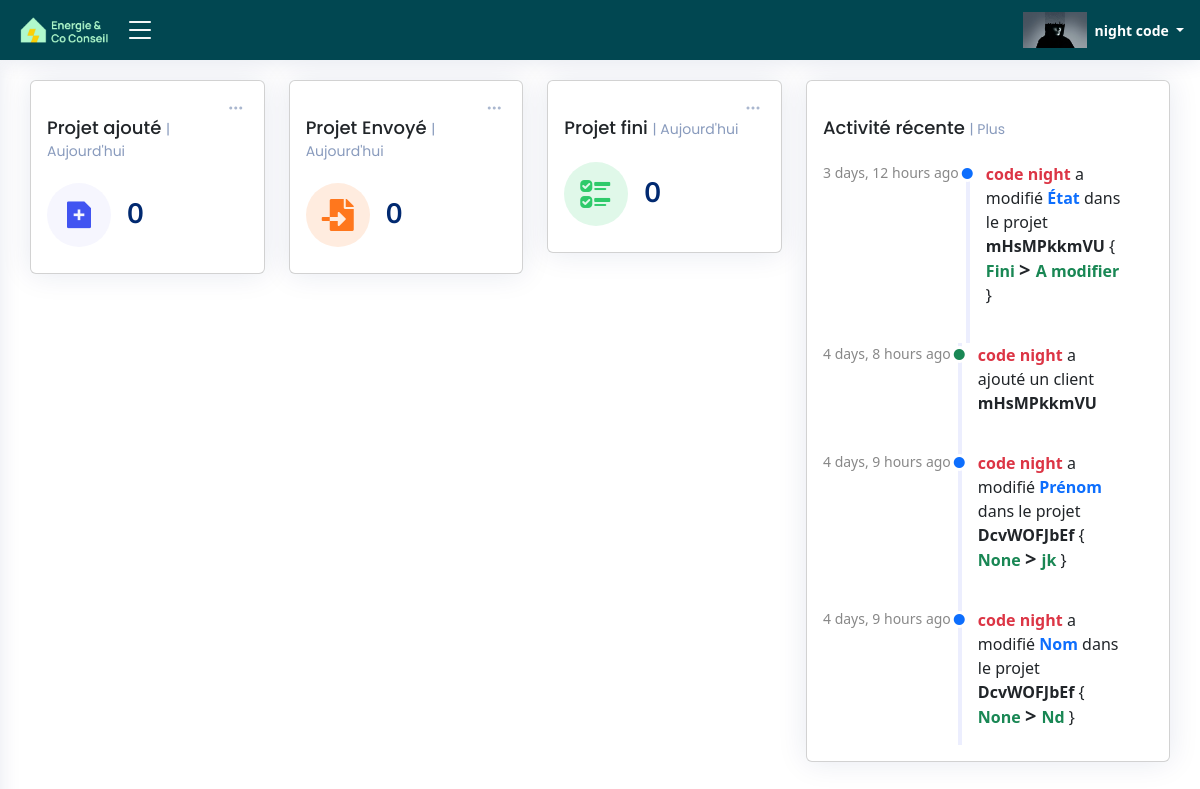
Before: /be_home_page/ (signed in) with the older database file.
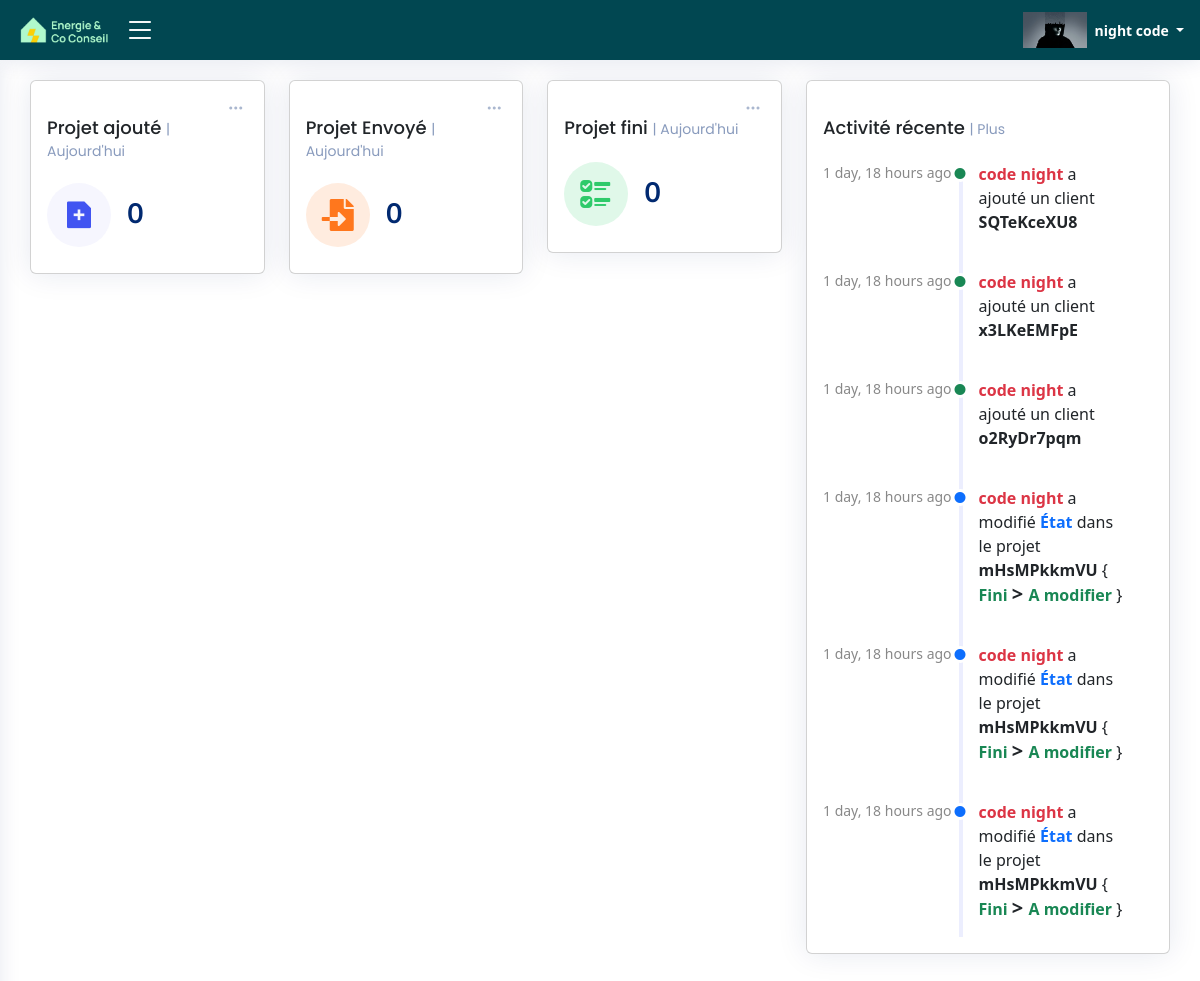
After: the same page with the newer database file.
### ERapp/models.py (models this page shows, shortened)
class Activities_be(models.Model):
    Activity_id = models.CharField(max_length=255,blank=True)
    Activity_user = models.CharField(max_length=255,blank=True)
    Activity_user_email = models.CharField(max_length=255,blank=True)
    Activity_table = models.CharField(max_length=255,blank=True)
    Activity_date = models.DateTimeField(default=timezone.now)
    Activity_project_id = models.CharField(max_length=255,blank=True)
    Activity_name = models.CharField(max_length=255,blank=True)
    Activity_before = models.CharField(max_length=255,blank=True)
    Activity_after = models.CharField(max_length=255,blank=True)
    Activity_add = models.BooleanField(default=False)
    Activity_add_2 = models.BooleanField(default=False)
    Activity_edit = models.BooleanField(default=False)
    Activity_delete = models.BooleanField(default=False)
    Activity_add_client = models.BooleanField(default=False)
    Activity_be = models.BooleanField(default=False)

### ERapp/views.py (the view)
@login_required
def BE_home_page(request):
    user_=request.user
    data = TableData001.objects.all()
    activities_audit = Activities_be.objects.order_by("-Activity_date")[:6]
    today = timezone.now()
    first_day_of_year = date(today.year, 1, 1)
    first_day_of_month = date(today.year, today.month, 1)
    client_count_added_today = TableData001.objects.filter(creation_time__date=today,bureau_d_etude=user_.com_name).count()
    client_count_added_month = TableData001.objects.filter(creation_time__range=(first_day_of_month, timezone.now()),bureau_d_etude=user_.com_name).count()
    client_count_added_year= TableData001.objects.filter(creation_time__range=(first_day_of_year, timezone.now()),bureau_d_etude=user_.com_name).count()
    client_count_envoye_today = TableData001.objects.filter(Envoye_time__date=today,bureau_d_etude=user_.com_name).count()
    client_count_envoye_month = TableData001.objects.filter(Envoye_time__range=(first_day_of_month, timezone.now()),bureau_d_etude=user_.com_name).count()
    client_count_envoye_year= TableData001.objects.filter(Envoye_time__range=(first_day_of_year, timezone.now()),bureau_d_etude=user_.com_name).count()
    client_count_fini_today = TableData001.objects.filter(fini_time__date=today,bureau_d_etude=user_.com_name).count()
    client_count_fini_month = TableData001.objects.filter(fini_time__range=(first_day_of_month, timezone.now()),bureau_d_etude=user_.com_name).count()
    client_count_fini_year= TableData001.objects.filter(fini_time__range=(first_day_of_year, timezone.now()),bureau_d_etude=user_.com_name).count()
    return render(request, 'html/BE_home_page.html', {'data':data,
                                                        'activities_audit':activities_audit,
                                                        'client_count_added_today':client_count_added_today,
                                                        'client_count_added_month':client_count_added_month,
                                                        'client_count_added_year':client_count_added_year,
                                                        'client_count_envoye_today':client_count_envoye_today,
                                                        'client_count_envoye_month':client_count_envoye_month,
                                                        'client_count_envoye_year':client_count_envoye_year,
                                                        'client_count_fini_today':client_count_fini_today,
                                                        'client_count_fini_month':client_count_fini_month,
                                                        'client_count_fini_year':client_count_fini_year})

### ERapp/templates/html/BE_home_page.html (shortened to what the changed rows need)
{% load static %}
{% load l10n %}
{% load humanize %}
<!DOCTYPE html>
<html lang="fr">
<head>
  <link rel="stylesheet" href="https://cdnjs.cloudflare.com/ajax/libs/font-awesome/5.15.3/css/all.min.css">
  <link href="{% static 'css/style.css' %}" rel="stylesheet" type="text/css">
  <link href="{% static 'vendor/bootstrap/css/bootstrap.min.css' %}" rel="stylesheet">
  <link href="{% static 'vendor/bootstrap-icons/bootstrap-icons.css' %}" rel="stylesheet">
  <link href="{% static 'vendor/boxicons/css/boxicons.min.css' %}" rel="stylesheet">
  <link href="{% static 'vendor/quill/quill.snow.css' %}" rel="stylesheet">
  <link href="{% static 'vendor/quill/quill.bubble.css' %}" rel="stylesheet">
  <link href="{% static 'vendor/remixicon/remixicon.css' %}" rel="stylesheet">
  <link href="{% static 'vendor/simple-datatables/style.css' %}" rel="stylesheet">
</head>
<body onload="load()">
  {% if user.is_authenticated  and "ai" in user.role %}
  <main id="main" class="main">
    <section class="section dashboard">
        <div class="row">
          <div class="col-lg-4">
            <div class="card">
              <div class="card-body">
                <div class="activity">
                  {% for A_AU in activities_audit %}
                    {% if A_AU.Activity_edit %}
                      <div class="activity-item d-flex">
                        <div class="activite-label">{{A_AU.Activity_date|naturaltime}}</div>
                        <i class="bi bi-circle-fill activity-badge text-primary align-self-start"></i>
                        <div class="activity-content">
                          <p class="Activities_audit_p"><b  class="fw-bold text-danger">{{A_AU.Activity_user}}</b> a modifié <b class="fw-bold text-primary">{{A_AU.Activity_name}}</b> dans le projet <b class="fw-bold text-dark">{{A_AU.Activity_project_id}}</b> { <b class="fw-bold text-success ">{{A_AU.Activity_before}}</b> <b class="fw-bold text-dark h5"> &gt </b> <b class="fw-bold text-success ">{{A_AU.Activity_after}}</b> } </p>
                        </div>
                      </div>
                    {% endif %}
                    {% if A_AU.Activity_add_client %}
                      <div class="activity-item d-flex">
                        <div class="activite-label">{{A_AU.Activity_date|naturaltime}}</div>
                        <i class="bi bi-circle-fill activity-badge text-success align-self-start"></i>
                        <div class="activity-content">
                          <p class="Activities_audit_p"><b class=" text-danger">{{A_AU.Activity_user}}</b> a ajouté un client  <b class="fw-bold text-dark">{{A_AU.Activity_project_id}}</b></p>
                        </div>
                      </div>
                    {% endif %}
                  {% endfor %}
                </div>
              </div>
            </div>
          </div>
        </div>
    </section>
  </main>
  {% else %}
  <script>
    window.location.href = "{% url 'not_logged_in' %}";
  </script>
  {% endif %}
</body>
</html>

Changed rows visible on the page:
no longer on this page (row unchanged): Activities_be: Activity_date "3 days, 12 hours ago", Activity_user "code night", Activity_name "État", Activity_project_id "mHsMPkkmVU", Activity_before "Fini", Activity_after "A modifier"
no longer on this page (row unchanged): Activities_be: Activity_date "4 days, 8 hours ago", Activity_user "code night", Activity_project_id "mHsMPkkmVU"
no longer on this page (row unchanged): Activities_be: Activity_date "4 days, 9 hours ago", Activity_user "code night", Activity_name "Prénom", Activity_project_id "DcvWOFJbEf", Activity_before "None", Activity_after "jk"
no longer on this page (row unchanged): Activities_be: Activity_date "4 days, 9 hours ago", Activity_user "code night", Activity_name "Nom", Activity_project_id "DcvWOFJbEf", Activity_before "None", Activity_after "Nd"
added Activities_be: Activity_date "1 day, 18 hours ago", Activity_user "code night", Activity_project_id "SQTeKceXU8"
added Activities_be: Activity_date "1 day, 18 hours ago", Activity_user "code night", Activity_project_id "x3LKeEMFpE"
added Activities_be: Activity_date "1 day, 18 hours ago", Activity_user "code night", Activity_project_id "o2RyDr7pqm"
added Activities_be: Activity_date "1 day, 18 hours ago", Activity_user "code night", Activity_name "État", Activity_project_id "mHsMPkkmVU", Activity_before "Fini", Activity_after "A modifier"
added Activities_be: Activity_date "1 day, 18 hours ago", Activity_user "code night", Activity_name "État", Activity_project_id "mHsMPkkmVU", Activity_before "Fini", Activity_after "A modifier"
added Activities_be: Activity_date "1 day, 18 hours ago", Activity_user "code night", Activity_name "État", Activity_project_id "mHsMPkkmVU", Activity_before "Fini", Activity_after "A modifier"
